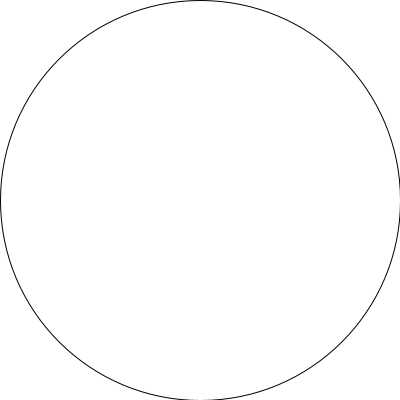
Frame 1 (no input)
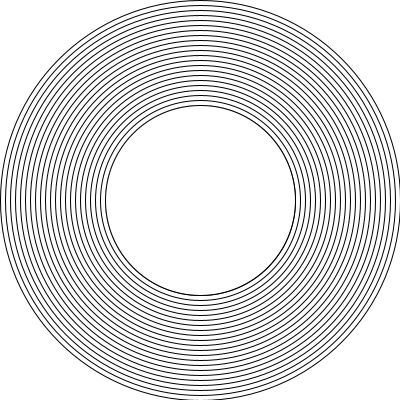
Frame 60 (the mouse pressed at the canvas centre just before this capture)
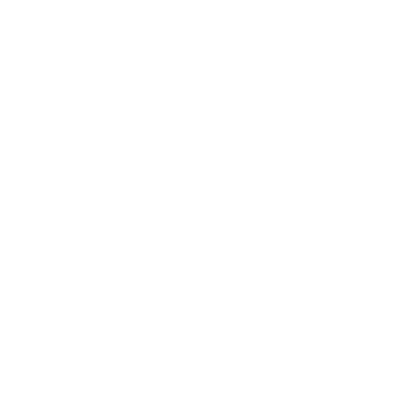
Frame 120 (the mouse held since frame 60 and released just before this capture)

The Processing sketch that drew these frames (run headless with seeded random() and noise(); from frame 60 on, the mouse is pressed at the canvas centre):

// Processing sketch: processing_169220
// ── processing_169220.pde


float a=0;

void setup() {
  background(255);
  size(400, 400);
}

void draw() {
  ellipse(200, 200, 400-a, 400-a);
  a = a+10;
}
